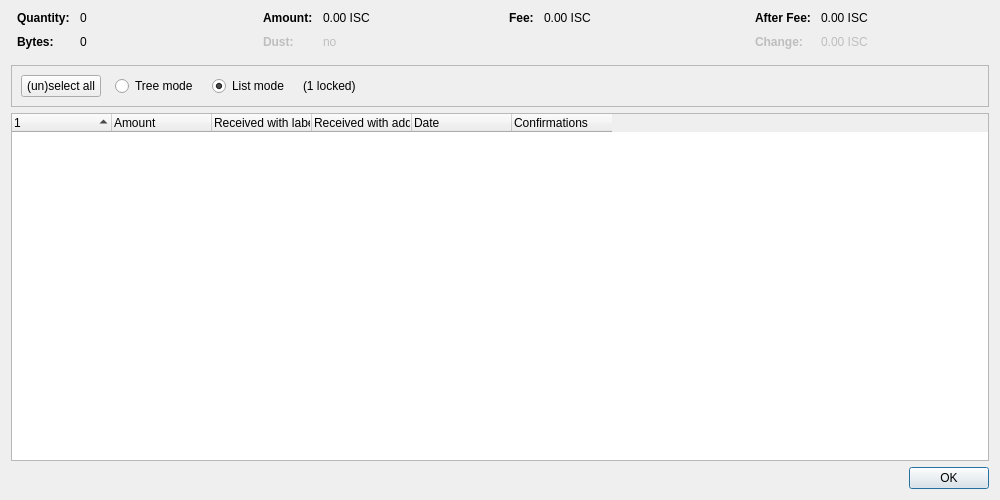
<?xml version="1.0" encoding="UTF-8"?>
<ui version="4.0">
 <class>CoinControlDialog</class>
 <widget class="QDialog" name="CoinControlDialog">
  <property name="geometry">
   <rect>
    <x>0</x>
    <y>0</y>
    <width>1000</width>
    <height>500</height>
   </rect>
  </property>
  <property name="windowTitle">
   <string>Coin Selection</string>
  </property>
  <layout class="QVBoxLayout" name="verticalLayout">
   <item>
    <layout class="QHBoxLayout" name="horizontalLayoutTop" stretch="0,0,0,0">
     <property name="topMargin">
      <number>0</number>
     </property>
     <property name="bottomMargin">
      <number>10</number>
     </property>
     <item>
      <layout class="QFormLayout" name="formLayoutCoinControl1">
       <property name="horizontalSpacing">
        <number>10</number>
       </property>
       <property name="verticalSpacing">
        <number>10</number>
       </property>
       <property name="leftMargin">
        <number>6</number>
       </property>
       <property name="rightMargin">
        <number>6</number>
       </property>
       <item row="0" column="0">
        <widget class="QLabel" name="labelCoinControlQuantityText">
         <property name="font">
          <font>
           <weight>75</weight>
           <bold>true</bold>
          </font>
         </property>
         <property name="text">
          <string>Quantity:</string>
         </property>
        </widget>
       </item>
       <item row="0" column="1">
        <widget class="QLabel" name="labelCoinControlQuantity">
         <property name="cursor">
          <cursorShape>IBeamCursor</cursorShape>
         </property>
         <property name="contextMenuPolicy">
          <enum>Qt::ActionsContextMenu</enum>
         </property>
         <property name="text">
          <string notr="true">0</string>
         </property>
         <property name="textInteractionFlags">
          <set>Qt::LinksAccessibleByMouse|Qt::TextSelectableByKeyboard|Qt::TextSelectableByMouse</set>
         </property>
        </widget>
       </item>
       <item row="1" column="0">
        <widget class="QLabel" name="labelCoinControlBytesText">
         <property name="font">
          <font>
           <weight>75</weight>
           <bold>true</bold>
          </font>
         </property>
         <property name="text">
          <string>Bytes:</string>
         </property>
        </widget>
       </item>
       <item row="1" column="1">
        <widget class="QLabel" name="labelCoinControlBytes">
         <property name="cursor">
          <cursorShape>IBeamCursor</cursorShape>
         </property>
         <property name="contextMenuPolicy">
          <enum>Qt::ActionsContextMenu</enum>
         </property>
         <property name="text">
          <string notr="true">0</string>
         </property>
         <property name="textInteractionFlags">
          <set>Qt::LinksAccessibleByMouse|Qt::TextSelectableByKeyboard|Qt::TextSelectableByMouse</set>
         </property>
        </widget>
       </item>
      </layout>
     </item>
     <item>
      <layout class="QFormLayout" name="formLayoutCoinControl2">
       <property name="horizontalSpacing">
        <number>10</number>
       </property>
       <property name="verticalSpacing">
        <number>10</number>
       </property>
       <property name="leftMargin">
        <number>6</number>
       </property>
       <property name="rightMargin">
        <number>6</number>
       </property>
       <item row="0" column="0">
        <widget class="QLabel" name="labelCoinControlAmountText">
         <property name="font">
          <font>
           <weight>75</weight>
           <bold>true</bold>
          </font>
         </property>
         <property name="text">
          <string>Amount:</string>
         </property>
        </widget>
       </item>
       <item row="0" column="1">
        <widget class="QLabel" name="labelCoinControlAmount">
         <property name="cursor">
          <cursorShape>IBeamCursor</cursorShape>
         </property>
         <property name="contextMenuPolicy">
          <enum>Qt::ActionsContextMenu</enum>
         </property>
         <property name="text">
          <string notr="true">0.00 ISC</string>
         </property>
         <property name="textInteractionFlags">
          <set>Qt::LinksAccessibleByMouse|Qt::TextSelectableByKeyboard|Qt::TextSelectableByMouse</set>
         </property>
        </widget>
       </item>
       <item row="1" column="0">
        <widget class="QLabel" name="labelCoinControlLowOutputText">
         <property name="enabled">
          <bool>false</bool>
         </property>
         <property name="font">
          <font>
           <weight>75</weight>
           <bold>true</bold>
          </font>
         </property>
         <property name="text">
          <string>Dust:</string>
         </property>
        </widget>
       </item>
       <item row="1" column="1">
        <widget class="QLabel" name="labelCoinControlLowOutput">
         <property name="enabled">
          <bool>false</bool>
         </property>
         <property name="cursor">
          <cursorShape>IBeamCursor</cursorShape>
         </property>
         <property name="contextMenuPolicy">
          <enum>Qt::ActionsContextMenu</enum>
         </property>
         <property name="text">
          <string notr="true">no</string>
         </property>
         <property name="textInteractionFlags">
          <set>Qt::LinksAccessibleByMouse|Qt::TextSelectableByKeyboard|Qt::TextSelectableByMouse</set>
         </property>
        </widget>
       </item>
      </layout>
     </item>
     <item>
      <layout class="QFormLayout" name="formLayoutCoinControl3">
       <property name="horizontalSpacing">
        <number>10</number>
       </property>
       <property name="verticalSpacing">
        <number>10</number>
       </property>
       <property name="leftMargin">
        <number>6</number>
       </property>
       <property name="rightMargin">
        <number>6</number>
       </property>
       <item row="0" column="0">
        <widget class="QLabel" name="labelCoinControlFeeText">
         <property name="font">
          <font>
           <weight>75</weight>
           <bold>true</bold>
          </font>
         </property>
         <property name="text">
          <string>Fee:</string>
         </property>
        </widget>
       </item>
       <item row="0" column="1">
        <widget class="QLabel" name="labelCoinControlFee">
         <property name="cursor">
          <cursorShape>IBeamCursor</cursorShape>
         </property>
         <property name="contextMenuPolicy">
          <enum>Qt::ActionsContextMenu</enum>
         </property>
         <property name="text">
          <string notr="true">0.00 ISC</string>
         </property>
         <property name="textInteractionFlags">
          <set>Qt::LinksAccessibleByMouse|Qt::TextSelectableByKeyboard|Qt::TextSelectableByMouse</set>
         </property>
        </widget>
       </item>
      </layout>
     </item>
     <item>
      <layout class="QFormLayout" name="formLayoutCoinControl4">
       <property name="horizontalSpacing">
        <number>10</number>
       </property>
       <property name="verticalSpacing">
        <number>10</number>
       </property>
       <property name="leftMargin">
        <number>6</number>
       </property>
       <property name="rightMargin">
        <number>6</number>
       </property>
       <item row="0" column="0">
        <widget class="QLabel" name="labelCoinControlAfterFeeText">
         <property name="font">
          <font>
           <weight>75</weight>
           <bold>true</bold>
          </font>
         </property>
         <property name="text">
          <string>After Fee:</string>
         </property>
        </widget>
       </item>
       <item row="0" column="1">
        <widget class="QLabel" name="labelCoinControlAfterFee">
         <property name="cursor">
          <cursorShape>IBeamCursor</cursorShape>
         </property>
         <property name="contextMenuPolicy">
          <enum>Qt::ActionsContextMenu</enum>
         </property>
         <property name="text">
          <string notr="true">0.00 ISC</string>
         </property>
         <property name="textInteractionFlags">
          <set>Qt::LinksAccessibleByMouse|Qt::TextSelectableByKeyboard|Qt::TextSelectableByMouse</set>
         </property>
        </widget>
       </item>
       <item row="1" column="0">
        <widget class="QLabel" name="labelCoinControlChangeText">
         <property name="enabled">
          <bool>false</bool>
         </property>
         <property name="font">
          <font>
           <weight>75</weight>
           <bold>true</bold>
          </font>
         </property>
         <property name="text">
          <string>Change:</string>
         </property>
        </widget>
       </item>
       <item row="1" column="1">
        <widget class="QLabel" name="labelCoinControlChange">
         <property name="enabled">
          <bool>false</bool>
         </property>
         <property name="cursor">
          <cursorShape>IBeamCursor</cursorShape>
         </property>
         <property name="contextMenuPolicy">
          <enum>Qt::ActionsContextMenu</enum>
         </property>
         <property name="text">
          <string notr="true">0.00 ISC</string>
         </property>
         <property name="textInteractionFlags">
          <set>Qt::LinksAccessibleByMouse|Qt::TextSelectableByKeyboard|Qt::TextSelectableByMouse</set>
         </property>
        </widget>
       </item>
      </layout>
     </item>
    </layout>
   </item>
   <item>
    <widget class="QFrame" name="frame">
     <property name="minimumSize">
      <size>
       <width>0</width>
       <height>40</height>
      </size>
     </property>
     <property name="frameShape">
      <enum>QFrame::StyledPanel</enum>
     </property>
     <property name="frameShadow">
      <enum>QFrame::Sunken</enum>
     </property>
     <layout class="QHBoxLayout" name="horizontalLayout">
      <item>
       <layout class="QHBoxLayout" name="horizontalLayoutPanel" stretch="0,0,0,0,0">
        <property name="spacing">
         <number>14</number>
        </property>
        <item>
         <widget class="QPushButton" name="pushButtonSelectAll">
          <property name="sizePolicy">
           <sizepolicy hsizetype="Maximum" vsizetype="Fixed">
            <horstretch>0</horstretch>
            <verstretch>0</verstretch>
           </sizepolicy>
          </property>
          <property name="text">
           <string>(un)select all</string>
          </property>
          <property name="autoDefault">
           <bool>false</bool>
          </property>
         </widget>
        </item>
        <item>
         <widget class="QRadioButton" name="radioTreeMode">
          <property name="sizePolicy">
           <sizepolicy hsizetype="Maximum" vsizetype="Fixed">
            <horstretch>0</horstretch>
            <verstretch>0</verstretch>
           </sizepolicy>
          </property>
          <property name="text">
           <string>Tree mode</string>
          </property>
         </widget>
        </item>
        <item>
         <widget class="QRadioButton" name="radioListMode">
          <property name="sizePolicy">
           <sizepolicy hsizetype="Maximum" vsizetype="Fixed">
            <horstretch>0</horstretch>
            <verstretch>0</verstretch>
           </sizepolicy>
          </property>
          <property name="text">
           <string>List mode</string>
          </property>
          <property name="checked">
           <bool>true</bool>
          </property>
         </widget>
        </item>
        <item>
         <widget class="QLabel" name="labelLocked">
          <property name="text">
           <string notr="true">(1 locked)</string>
          </property>
         </widget>
        </item>
        <item>
         <spacer name="horizontalSpacer">
          <property name="orientation">
           <enum>Qt::Horizontal</enum>
          </property>
          <property name="sizeHint" stdset="0">
           <size>
            <width>40</width>
            <height>20</height>
           </size>
          </property>
         </spacer>
        </item>
       </layout>
      </item>
     </layout>
    </widget>
   </item>
   <item>
    <widget class="CoinControlTreeWidget" name="treeWidget">
     <property name="contextMenuPolicy">
      <enum>Qt::CustomContextMenu</enum>
     </property>
     <property name="sortingEnabled">
      <bool>false</bool>
     </property>
     <property name="columnCount">
      <number>6</number>
     </property>
     <attribute name="headerShowSortIndicator" stdset="0">
      <bool>true</bool>
     </attribute>
     <attribute name="headerStretchLastSection">
      <bool>false</bool>
     </attribute>
     <column>
      <property name="text">
       <string/>
      </property>
     </column>
     <column>
      <property name="text">
       <string>Amount</string>
      </property>
     </column>
     <column>
      <property name="text">
       <string>Received with label</string>
      </property>
     </column>
     <column>
      <property name="text">
       <string>Received with address</string>
      </property>
     </column>
     <column>
      <property name="text">
       <string>Date</string>
      </property>
     </column>
     <column>
      <property name="text">
       <string>Confirmations</string>
      </property>
      <property name="toolTip">
       <string>Confirmed</string>
      </property>
     </column>
     <column>
      <property name="text">
       <string/>
      </property>
     </column>
     <column>
      <property name="text">
       <string/>
      </property>
     </column>
     <column>
      <property name="text">
       <string/>
      </property>
     </column>
     <column>
      <property name="text">
       <string/>
      </property>
     </column>
    </widget>
   </item>
   <item>
    <widget class="QDialogButtonBox" name="buttonBox">
     <property name="orientation">
      <enum>Qt::Horizontal</enum>
     </property>
     <property name="standardButtons">
      <set>QDialogButtonBox::Ok</set>
     </property>
    </widget>
   </item>
  </layout>
 </widget>
 <customwidgets>
  <customwidget>
   <class>CoinControlTreeWidget</class>
   <extends>QTreeWidget</extends>
   <header>qt/coincontroltreewidget.h</header>
  </customwidget>
 </customwidgets>
 <resources/>
 <connections/>
</ui>
